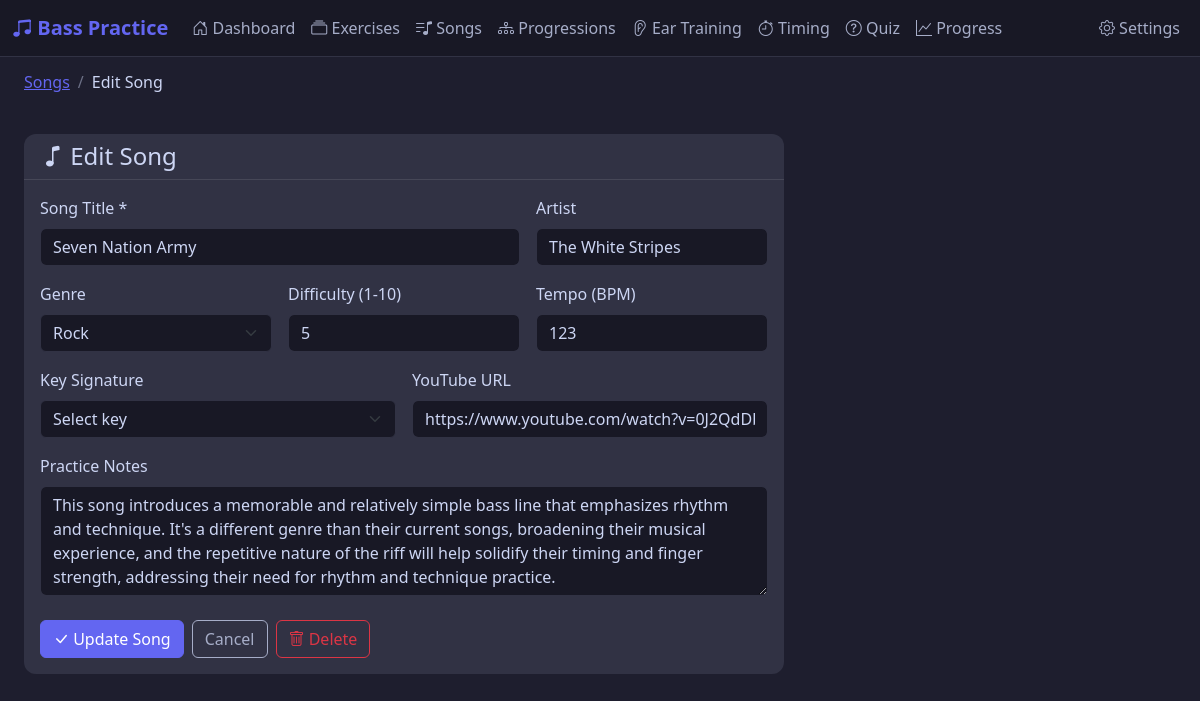
/songs/3/edit, run on an earlier commit of the app's database.
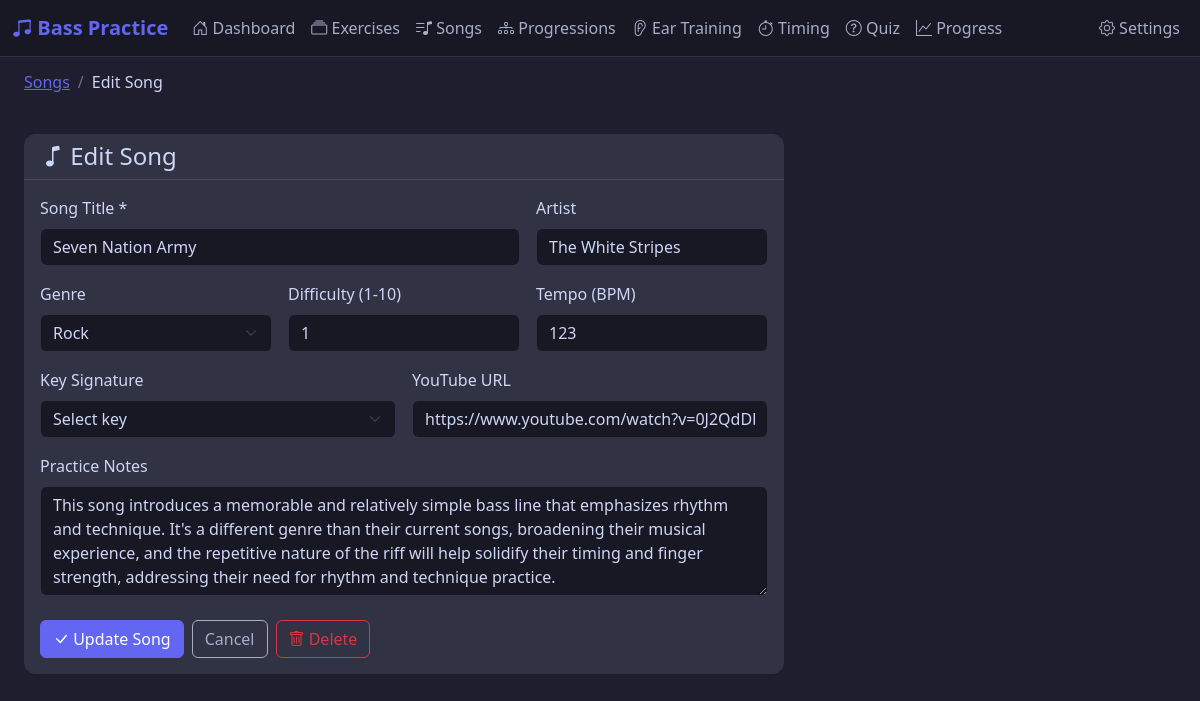
And on a later commit of the database.
### app/models.py (models this page shows, shortened)
class Song(db.Model):
    __tablename__ = 'songs'
    id = db.Column(db.Integer, primary_key=True)
    title = db.Column(db.String(100), nullable=False)
    artist = db.Column(db.String(100))
    genre = db.Column(db.String(50))
    difficulty_level = db.Column(db.Integer)  # 1-10
    key_signature = db.Column(db.String(10))
    tempo_bpm = db.Column(db.Integer)
    duration_minutes = db.Column(db.Integer)
    bass_notes = db.Column(db.Text)  # JSON array of bass notes/tabs
    chord_progression = db.Column(db.Text)  # JSON array of chords
    youtube_url = db.Column(db.String(255))
    practice_notes = db.Column(db.Text)
    mastery_level = db.Column(db.Integer, default=0)  # 0-5 scale
    last_practiced = db.Column(db.Date)
    practice_count = db.Column(db.Integer, default=0)
    created_at = db.Column(db.DateTime, default=datetime.utcnow)

### app/routes.py (the view, shortened to what this page needs)
@main_bp.route('/songs/<int:song_id>/edit', methods=['GET', 'POST'])
def edit_song(song_id):
    song = Song.query.get_or_404(song_id)
    return render_template('song_form.html', song=song)

### app/templates/song_form.html (shortened to what the changed rows need)
{% extends "base.html" %}
{% block content %}
<div class="container-fluid px-4">
    <div class="row">
        <div class="col-lg-8">
            <div class="card">
                <div class="card-body">
                    <form method="POST">
                        <div class="row g-3">
                            <div class="col-md-8">
                                <label class="form-label">Song Title *</label>
                                <input type="text" name="title" class="form-control" required
                                       value="{{ song.title if song else '' }}"
                                       placeholder="Enter song title">
                            </div>
                            <div class="col-md-4">
                                <label class="form-label">Artist</label>
                                <input type="text" name="artist" class="form-control"
                                       value="{{ song.artist if song else '' }}"
                                       placeholder="Artist name">
                            </div>
                            <div class="col-md-4">
                                <label class="form-label">Genre</label>
                                <select name="genre" class="form-select">
                                    {% for g in ['rock', 'pop', 'funk', 'jazz', 'blues', 'metal', 'reggae', 'country', 'r&b', 'latin'] %}
                                        <option value="{{ g }}" {% if song and song.genre == g %}selected{% endif %}>
                                            {{ g|capitalize }}
                                        </option>
                                    {% endfor %}
                                </select>
                            </div>
                            <div class="col-md-4">
                                <label class="form-label">Difficulty (1-10)</label>
                                <input type="number" name="difficulty_level" class="form-control"
                                       min="1" max="10"
                                       value="{{ song.difficulty_level if song else 5 }}">
                            </div>
                            <div class="col-md-4">
                                <label class="form-label">Tempo (BPM)</label>
                                <input type="number" name="tempo_bpm" class="form-control"
                                       min="40" max="240"
                                       value="{{ song.tempo_bpm if song else '' }}"
                                       placeholder="e.g., 120">
                            </div>
                            <div class="col-md-6">
                                <label class="form-label">YouTube URL</label>
                                <input type="url" name="youtube_url" class="form-control"
                                       value="{{ song.youtube_url if song else '' }}"
                                       placeholder="https://youtube.com/watch?v=...">
                            </div>
                            <div class="col-12">
                                <label class="form-label">Practice Notes</label>
                                <textarea name="practice_notes" class="form-control" rows="4"
                                          placeholder="Notes about tricky parts, technique tips, etc.">{{ song.practice_notes if song else '' }}</textarea>
                            </div>
                        </div>
                    </form>
                </div>
            </div>
        </div>
    </div>
</div>
{% endblock %}

What changed in the data, as far as the page shows it:
changed Song "Seven Nation Army": difficulty_level "5" → "1"
